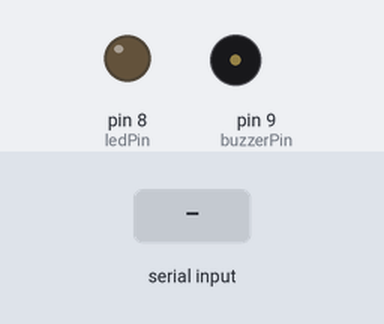
Recording of a sketch running on a simulated Arduino Uno, built with avr-gcc and run on an emulated ATmega328P. Shown: output pins drawn as LEDs (lit = HIGH), buzzer (waves = sounding). Dashed ring = blinking. The inputs (shaded band) are chosen by the test bench. What the sketch prints to the serial monitor is not drawn.

Above: at 1.2 s.
1.3 s: "light\n" received over Serial
At 1.7 s:
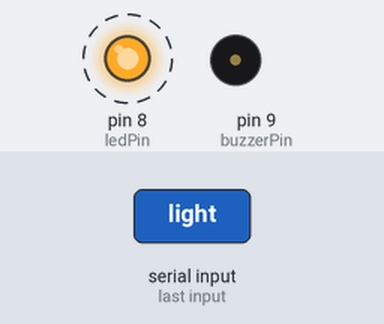
4.3 s: "alert\n" received over Serial
At 7.0 s:
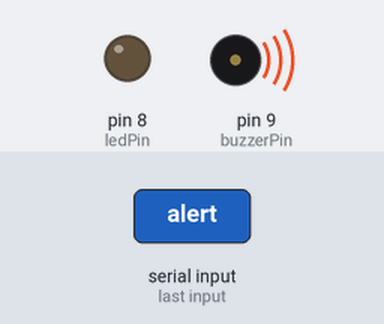
Timing chart, 0 to 9.3 s (numbered marks = the images above; inputs shaded):
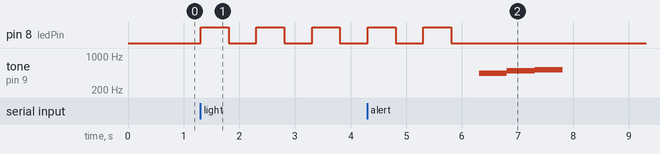

Measured:
- after the input at 1.3 s, pin 8 (ledPin): alternates HIGH for 0.50 s and LOW for 0.50 s, starting at once
- after the input at 4.3 s, tone on pin 9 (buzzerPin): silent → 440 Hz after 2.0 s, → 494 Hz 0.50 s later, → 523 Hz 0.50 s later, → silent 0.50 s later

The sketch:

main.ino
```cpp
int ledPin = 8;
int buzzerPin = 9;

void setup() {
    pinMode(ledPin, OUTPUT);
    pinMode(buzzerPin, OUTPUT);

    Serial.begin(9600);
    Serial.println("Arduino ready");
}

void loop() {
    // Check if data is available from Python
    if (Serial.available() > 0) {
        String command = Serial.readStringUntil('\n');
        command.trim(); // remove any extra spaces or newline chars

        // LIGHT COMMAND: flash LED 5 times
        if (command == "light") {
            for (int i = 0; i < 5; i++) {
                digitalWrite(ledPin, HIGH);
                delay(500);
                digitalWrite(ledPin, LOW);
                delay(500);
            }
        }

        // ALERT COMMAND: play buzzer tones
        else if (command == "alert") {
            tone(buzzerPin, 440); // A4
            delay(500);
            tone(buzzerPin, 494); // B4
            delay(500);
            tone(buzzerPin, 523); // C5
            delay(500);
            noTone(buzzerPin);
        }
    }
}
```
